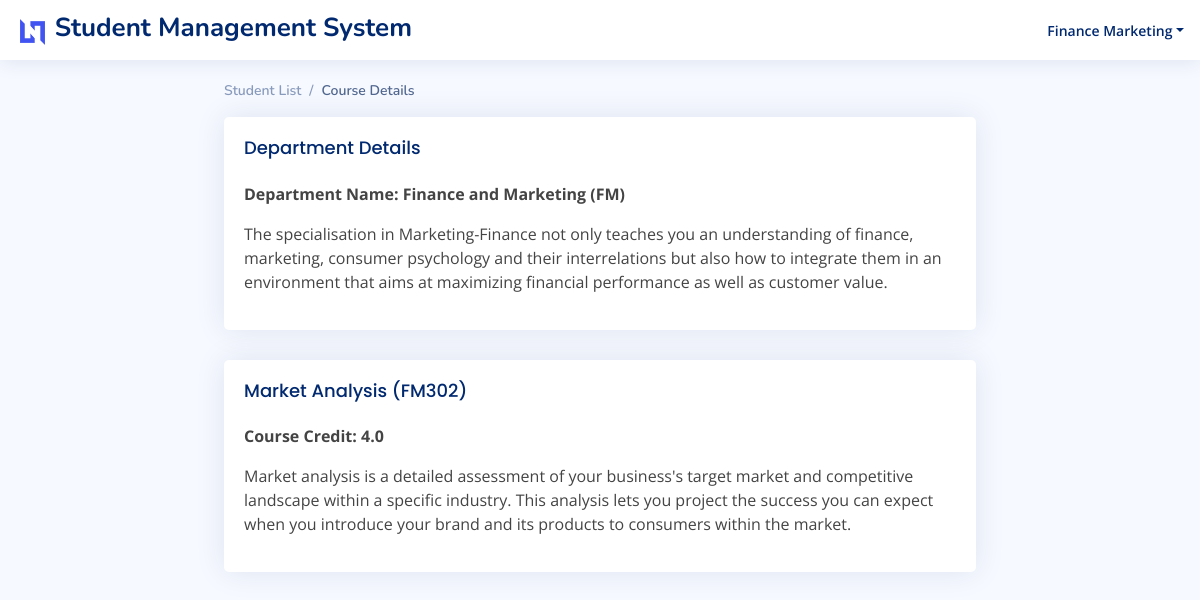
Screenshot of /2/course_details/ (signed in) with the database file from the repository.
### sms/models.py (models this page shows, shortened)
class Department(models.Model):
    name = models.CharField(max_length=256)
    code = models.CharField(max_length=10)
    description = models.TextField()
    created_by = models.ForeignKey(User, related_name='%(class)s_created_by', on_delete=models.SET_NULL,
                                   null=True, blank=True, editable=False)
    created_at = models.DateTimeField(auto_now_add=True)
    modified_at = models.DateTimeField(auto_now=True)

class Subject(models.Model):
    department = models.ForeignKey(Department, on_delete=models.CASCADE)
    name = models.CharField(max_length=256)
    code = models.CharField(max_length=10)
    credit = models.FloatField(default=0)
    description = models.TextField(blank=True, null=True)
    created_by = models.ForeignKey(User, related_name='%(class)s_created_by', on_delete=models.SET_NULL, null=True,
                                   blank=True, editable=False)
    created_at = models.DateTimeField(auto_now_add=True)
    modified_at = models.DateTimeField(auto_now=True)

### sms/views.py (the view)
# urls.py: path('<int:pk>/course_details/', views.DepartmentCoursesDetail.as_view(), name='departmentCoursesDetail'),
class DepartmentCoursesDetail(LoginRequiredMixin, DetailView):
    model = Department
    template_name = 'sms/department_course_detail.html'

### sms/templates/sms/department_course_detail.html
{% extends 'base.html' %}
{% load django_tables2 %}
{% block content %}
    <section class="section">
        <div class="row">
            <div class="col-8 offset-2">
                <nav>
                    <ol class="breadcrumb">
                        {% if request.user.userprofile.user_type == 'teacher' or request.user.is_superuser %}
                            <li class="breadcrumb-item"><a href="{% url 'studentList' %}">Student List</a></li>
                        {% else %}
                            <li class="breadcrumb-item"><a href="{% url 'courseList' %}">Course List</a></li>
                        {% endif %}
                        <li class="breadcrumb-item active">Course Details</li>
                    </ol>
                </nav>
                <div class="card">
                    <div class="card-body">
                        <h5 class="card-title">Department Details</h5>
                        <p><b>Department Name: {{ object.name }} ({{ object.code }})</b></p>
                        <p>{{ object.description }}</p>
                    </div>
                </div>
                {% for course in department.subject_set.all %}
                    <div class="card">
                        <div class="card-body">
                            <h5 class="card-title">{{ course.name }} ({{ course.code }})</h5>
                            <p><b>Course Credit: {{ course.credit }}</b></p>
                            <p>{{ course.description }}</p>
                        </div>
                    </div>
                {% endfor %}
            </div>
        </div>
    </section>
{% endblock %}

### templates/header.html (shortened to what this page needs)
<header id="header" class="header fixed-top d-flex align-items-center">
    <div class="align-items-center justify-content-between text-center">
        {% if request.user.userprofile.user_type == 'student' %}
            <a href="{% url 'courseList' %}" class="logo align-items-center justify-content-between">
                <img src="assets/img/logo.png" alt="">
                <span>Student Management System</span>
            </a>
        {% else %}
            <a href="{% url 'studentList' %}" class="logo align-items-center justify-content-between">
                <img src="assets/img/logo.png" alt="">
                <span>Student Management System</span>
            </a>
        {% endif %}
    </div>
    {% if request.user.is_authenticated %}
        <nav class="header-nav ms-auto">
            <ul class="d-flex align-items-center">
                <li class="nav-item dropdown pe-3">
                    <a class="nav-link nav-profile d-flex align-items-center pe-0" href="#" data-bs-toggle="dropdown">
                        <span class="d-none d-md-block dropdown-toggle ps-2">{{ request.user.get_full_name }}</span>
                    </a>
                </li>
            </ul>
        </nav>
    {% endif %}
</header>

### staticfiles/common/assets/css/style.css (style rules this page uses)
:root { scroll-behavior: smooth; }
body { font-family: "Open Sans", sans-serif; background: #f6f9ff; color: #444444; }
a { color: #4154f1; text-decoration: none; }
h1, h2, h3, h4, h5, h6 { font-family: "Nunito", sans-serif; }
.card { margin-bottom: 30px; border: none; border-radius: 5px; box-shadow: 0px 0 30px rgba(1, 41, 112, 0.1); }
.card-title { padding: 20px 0 15px 0; font-size: 18px; font-weight: 500; color: #012970; font-family: "Poppins", sans-serif; }
.card-body { padding: 0 20px 20px 20px; }
.breadcrumb { font-size: 14px; font-family: "Nunito", sans-serif; color: #899bbd; font-weight: 600; }
.breadcrumb a { color: #899bbd; transition: 0.3s; }
.breadcrumb .breadcrumb-item::before { color: #899bbd; }
.breadcrumb .active { color: #51678f; font-weight: 600; }
.logo { line-height: 1; }
@media (min-width: 1200px) { .logo { width: 280px; } }
.logo img { max-height: 26px; margin-right: 6px; }
.logo span { font-size: 26px; font-weight: 700; color: #012970; font-family: "Nunito", sans-serif; }
.header { transition: all 0.5s; z-index: 997; height: 60px; box-shadow: 0px 2px 20px rgba(1, 41, 112, 0.1); background-color: #fff; padding-left: 20px; }
.header-nav ul { list-style: none; }
.header-nav>ul { margin: 0; padding: 0; }
.header-nav .nav-profile { color: #012970; }
.header-nav .nav-profile span { font-size: 14px; font-weight: 600; }

### rows the page displays
Department: name "Finance and Marketing", code "FM", description "The specialisation in Marketing-Finance not only teaches you an understanding of finance, marketing, consumer psychology and their interrelations but also how to integrate them in an environment that aims at maximizing financial performance as well as customer value."
Subject: name "Market Analysis", code "FM302", credit "4.0", description "Market analysis is a detailed assessment of your business's target market and competitive landscape within a specific industry. This analysis lets you project the success you can expect when you introduce your brand and its products to consumers within the market."

### other values shown
{{ request.user.get_full_name }} "Finance Marketing"
